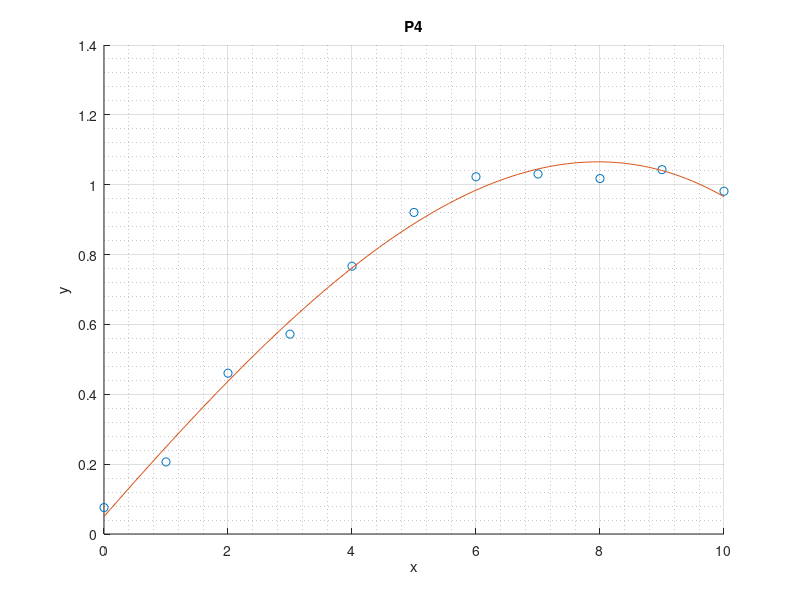

MATLAB code for this plot:
clear;
clc;
close all;

xv = 0:10;
% because rand() no arguments outputs a scalar
% and because this function operates on entire matrices at once
% we have to make diff random noise for each matrix position
% otherwise we generate a single piece of noise and apply it
% uniformly to everything
y = @(x) sin(0.2*x) + 0.1*rand(size(x));
yv = y(xv);
figure;
hold on;
grid on;
grid minor;
plot(xv, yv, 'o');

xv1 = linspace(0, 10);
plot(xv1, polyval(polyfit(xv, yv, 3), xv1));
xlabel("x");
ylabel("y");
title("P4");
